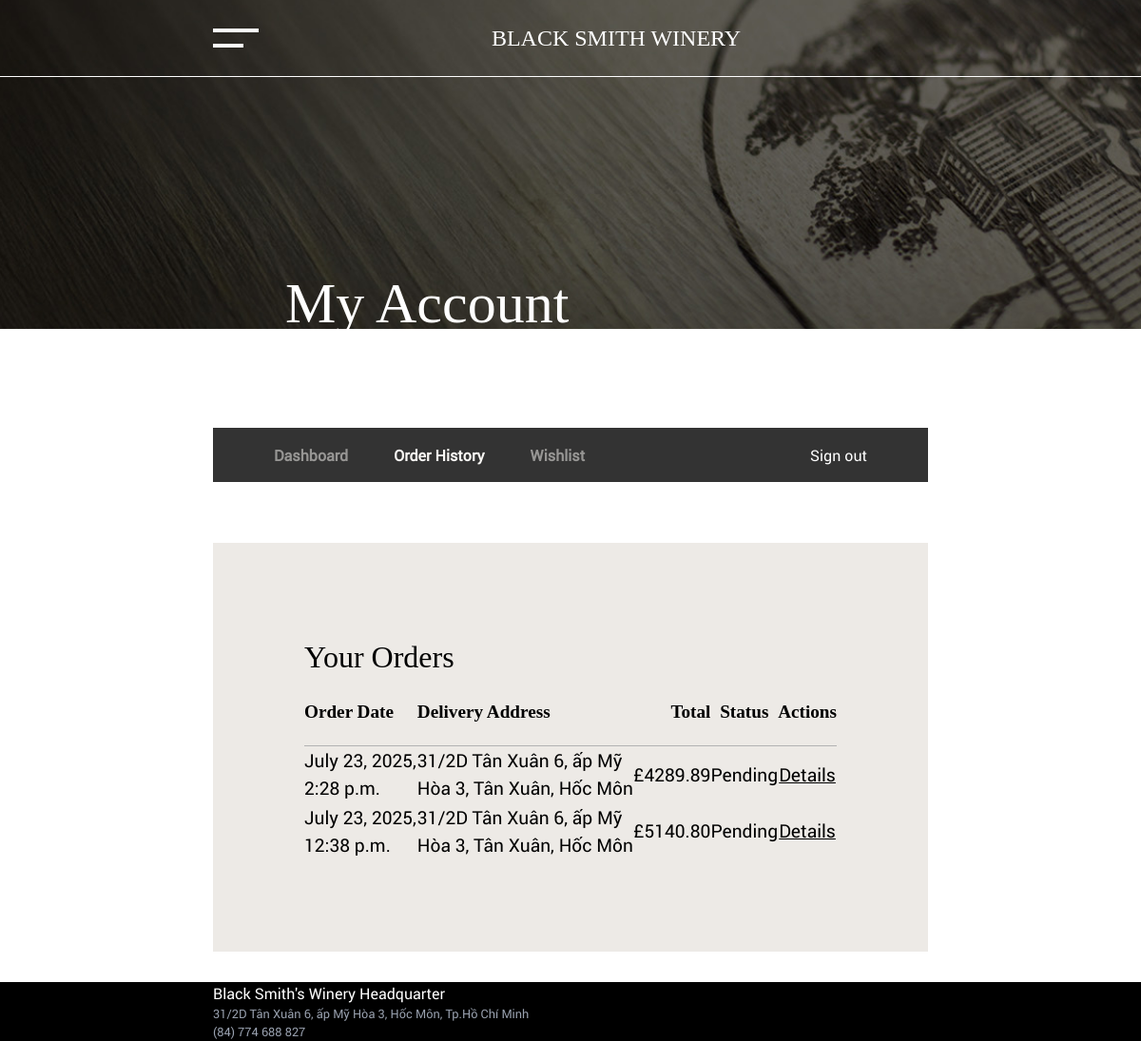
The page /account/order-history (signed in) on the database as committed earlier.
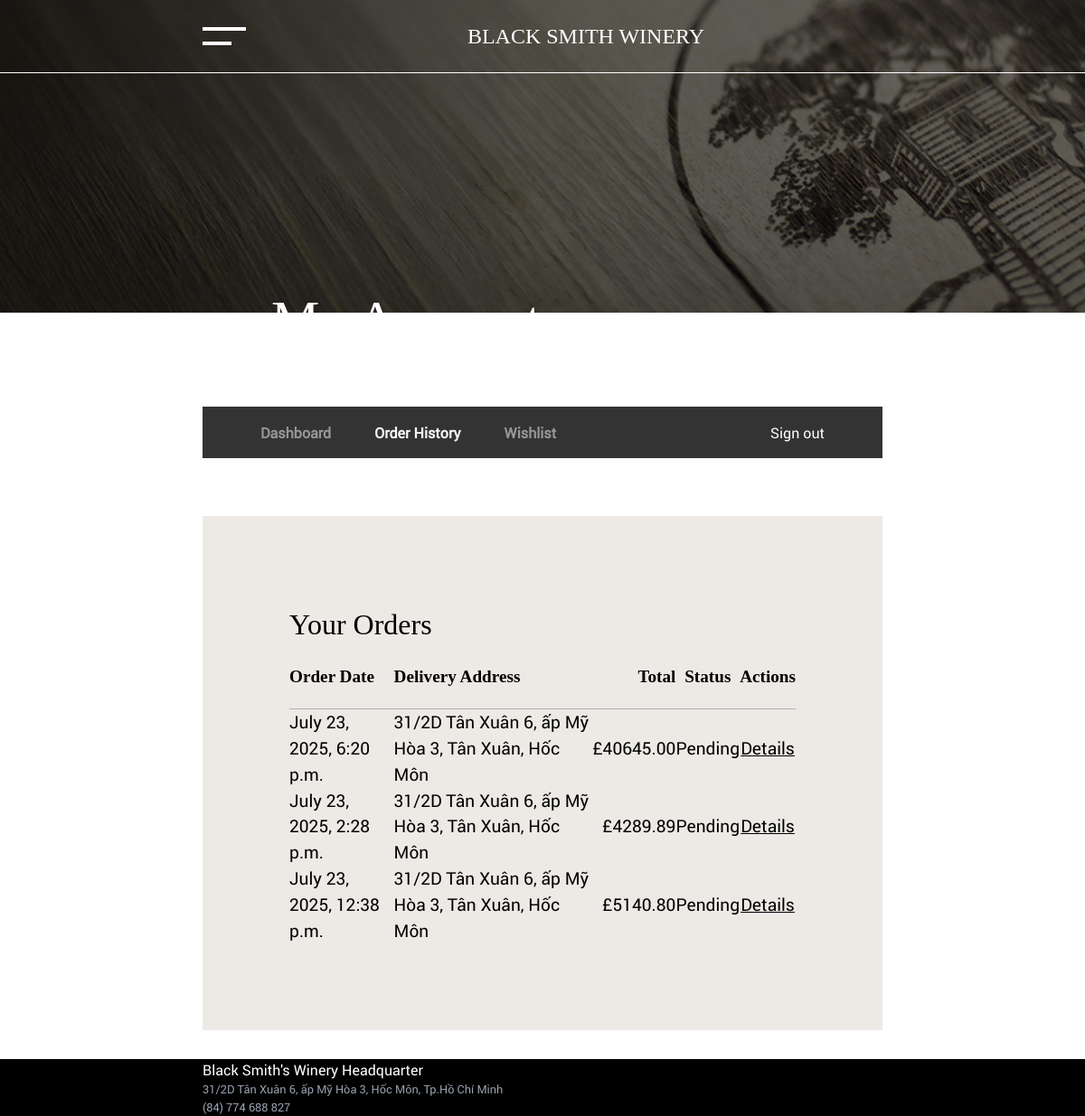
The same page on the database as committed later.
### order/models/order.py (models this page shows, shortened)
class Order(models.Model):
    id = models.UUIDField(primary_key=True, default=uuid.uuid4, editable=False)
    user = models.ForeignKey(
        CustomUser, on_delete=models.CASCADE, blank=True, null=True
    )
    customer_first_name = models.CharField(max_length=100)
    customer_last_name = models.CharField(max_length=100)
    customer_email = models.EmailField()
    customer_phone = models.CharField(max_length=11)
    country = models.ForeignKey(Country, on_delete=models.CASCADE)
    city = models.CharField(max_length=100)
    postal_code = models.CharField(max_length=10, null=True, blank=True)
    shipping_address = models.CharField(max_length=255)
    grand_total = models.DecimalField(decimal_places=2, max_digits=12)
    status = models.CharField(max_length=20, default="Pending")
    voucher = models.ForeignKey(Voucher, null=True, blank=True, on_delete=models.SET_NULL)
    created_at = models.DateTimeField(auto_now_add=True)

### account/views.py (the view)
# urls.py: path("order-history", views.order_history, name="account/order-history"),
@login_required
def order_history(request):
    user = request.user
    if user.is_authenticated:
        orders = Order.objects.filter(user=user).order_by("-created_at")
        context = {"orders": orders, "total_orders": len(orders)}
        return render(request, "account/order-history.html", context)
    return redirect("account/login")

### account/templates/account/order-history.html (shortened to what this page needs)
{% extends "_DashboardLayout.html" %}
{% load static %}
{% block content %}
<div class="modules--0 mt-0 mb-0 w-full h-[calc(17vw)]">
  <div class="top-[calc(-12.1rem)] h-[calc(45vw)] left-0 w-full overflow-hidden absolute">
    <div class="slide--0 inactive top-0 left-0 w-full h-full z-0 absolute">
      <div class="w-full h-full">
        <picture class="w-full h-full object-cover">
          <img class="w-full h-full object-cover" src="{% static "/images/banners/account_banner.jpg" %}" />
        </picture>
      </div>
    </div>
  </div>
  <div class="top-[25%] left-[25%] mr-auto ml-auto absolute visible">
    <h1 class="font-[GTSuperDisplay] text-white text-[5vw]">
        My Account
    </h1>
    <h1 class="font-[GTSuperDisplay] text-white text-[5vw] pt-[1rem] italic font-thin">
    </h1>
  </div>
</div>
<div class="modules--1 bg-white">
  <div class="z-[999] text-white">
    <div class="flex bg-[#333333] h-[4.8vw] z-[5] relative -mt-[2.4vw] items-center justify-between px-[4rem]">
      <div class="flex items-center justify-center">
        <div class="h-full flex items-center mr-[4vw]">
          <a class="font-bold text-[1rem] text-[#FAF8F5] opacity-50" href="{% url 'account/dashboard' %}">Dashboard</a>
        </div>
        <div class="h-full flex items-center mr-[4vw]">
          <a class="font-bold text-[1rem] text-[#FAF8F5]" href="{% url 'account/order-history' %}">Order History</a>
        </div>
        <div class="h-full flex items-center mr-[4vw]">
          <a class="font-bold text-[1rem] text-[#FAF8F5] opacity-50" href="{% url 'account/wishlist' %}">Wishlist</a>
        </div>
      </div>
      <div>
        <a class="text-[1rem]" href="{% url 'account/logout' %}">Sign out</a>
      </div>
    </div>
  </div>
</div>
<div class="modules--2 bg-white mt-[4rem] mb-[2rem]">
  <div class="w-full bg-[#EDEAE6]">
    <div class="h-full w-full p-[6rem] ">
      <div class="flex justify-between items-center">
        <h1 class="font-[GTSuperDisplay] text-[2rem]">
          Your Orders
        </h1>
      </div>
      <div class="w-full">
        <table class="w-full">
          <thead>
            <tr class="text-[1.2rem] font-[GTSuperDisplay]">
              <th class="text-left py-[20px] border-b-[1px] border-b-[#b2b2b2]">Order Date</th>
              <th class="text-left py-[20px] border-b-[1px] border-b-[#b2b2b2]">Delivery Address</th>
              <th class="text-right py-[20px] border-b-[1px] border-b-[#b2b2b2]">Total</th>
              <th class="text-center py-[20px] border-b-[1px] border-b-[#b2b2b2]">Status</th>
              <th class="text-center py-[20px] border-b-[1px] border-b-[#b2b2b2]">Actions</th>
            </tr>
          </thead>
          <tbody class="pt-[1rem]">
            {% for order in orders  %}
            <tr class="text-[1.2rem] h-[60px]">
              <td class="text-left ml-auto">{{ order.created_at }}</td>
              <td class="text-left ml-auto">{{ order.shipping_address }}</td>
              <td class="text-right">£{{ order.grand_total }}</td>
              <td class="text-center ml-auto mr-auto">{{ order.status }}</td>
              <td class="text-center">
                <a class="underline" href="{% url 'order/details' order.id %}">Details</a>
              </td>
            </tr>
            {% endfor %}
          </tbody>
        </table>
      </div>
    </div>
  </div>
</div>
{% endblock content %}

### templates/_DashboardLayout.html (shortened to what this page needs)
{% load static tailwind_tags %}
{% load static %}
<!DOCTYPE html>
<html lang="en">
  <head>
    <link rel="stylesheet" href="https://cdnjs.cloudflare.com/ajax/libs/font-awesome/4.7.0/css/font-awesome.min.css">
    {% tailwind_css %}
  </head>
  <body class="isloaded font-[Roboto] m-0 p-0">
    <div class="root">
      <nav id="nav--bar" class="group/nav--button sticky top-0 left-0 w-full translate-y-0 bg-transparent text-white z-1200 transition-all transform ease-linear duration-200 hover:bg-white hover/nav--button:bg-black hover:text-black">
        <div class="mr-auto ml-auto w-full px-[14rem] max-[1200px]:px-[10rem] max-[1000px]:px-[4rem] border-b-[rgba(255, 255, 255, 0.2)] border-b-[0.1rem]">
          <div class="m-0 flex h-20 items-center justify-between p-0 outline-0">
            <div class="hidden max-[1400px]:block">
              <button id="nav--button" class="flex w-[6rem] h-[6rem] outline-none flex-wrap flex-col justify-center">
                <span class="nav--button-bar block w-[3rem] h-[0.2rem] mt-[0.4rem] mb-[0.4rem] bg-white group-hover/nav--button:bg-black transition-all transform ease-linear duration-200"></span>
                <span class="nav--button-bar block w-[2rem] h-[0.2rem] mt-[0.4rem] mb-[0.4rem] bg-white group-hover/nav--button:bg-black transition-all transform ease-linear duration-200"></span>
              </button>
            </div>
            <div class="flex-1 text-2xl items-center font-[GTSuperDisplay] max-[1400px]:text-center">
              <a class="" href="{% url 'home/index' %}">BLACK SMITH WINERY</a>
            </div>
          </div>
        </div>
      </nav>
      <div class="modules ml-auto mr-auto pt-[12.1rem] px-[14rem] max-[1200px]:px-[10rem] max-[1000px]:px-[4rem]">
        {% block content %}
        {% endblock content %}
      </div>
      <footer class="bg-black w-full h-full mt-1">
        <div class="mr-auto ml-auto w-full px-[14rem] max-[1200px]:px-[10rem] max-[1000px]:px-[4rem]">
          <div class="flex flex-wrap">
            <div>
              <address>
                <p class="not-italic text-white font-[400] text-[1rem]">Black Smith's Winery Headquarter</p>
                <p class="not-italic text-gray-400 font-[400] text-[0.8rem]">31/2D Tân Xuân 6, ấp Mỹ Hòa 3, Hốc Môn, Tp.Hồ Chí Minh</p>
                <p class="not-italic text-gray-400 font-[400] text-[0.8rem]">(84) 774 688 827</p>
              </address>
            </div>
          </div>
        </div>
      </footer>
    </div>
  </body>
</html>

Rows that differ between the two databases and show on the page:
added Order: created_at "July 23, 2025, 6:20 p.m.", shipping_address "31/2D Tân Xuân 6, ấp Mỹ Hòa 3, Tân Xuân, Hốc Môn", grand_total "40645.00", status "Pending"
